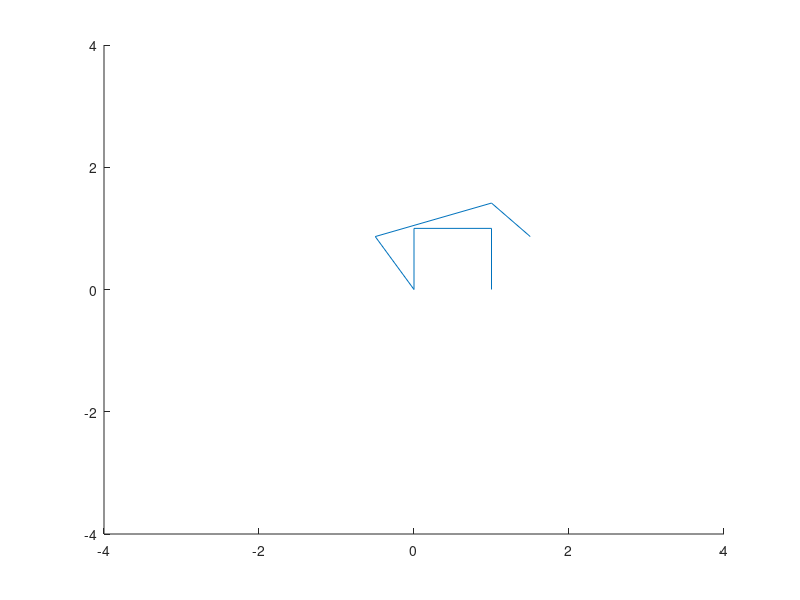

The MATLAB source for this figure:
% Initial points of the 3 arms
x = [0 0 1 1];
y = [0 1 1 0];

% Draw lines in initial positions
for i = 1 : 3
    line([x(i), x(i + 1)], [y(i), y(i + 1)]);
    axis([-4 4 -4 4]);
end

% I am assuming the reference frames' x axes along the length of
% the links for each link.
% theta = angle from old x to new x along old z axis
% but z axis is same due to planar nature of arm.

theta1 = pi / 6;
theta2 = pi / 4;
theta3 = pi / 3;

% transformation matrices
T1 = [cos(theta1) -sin(theta1) 0 0;
    sin(theta1) cos(theta1) 0 0;
    0 0 1 0;
    0 0 0 1];
T2 = [cos(theta2) -sin(theta2) 0 1;
    sin(theta2) cos(theta2) 0 0;
    0 0 1 0;
    0 0 0 1];
T3 = [cos(theta3) -sin(theta3) 0 1;
    sin(theta3) cos(theta3) 0 0;
    0 0 1 0;
    0 0 0 1];
% R = [x(2) y(2) 0] * T;
R1 = T1 * [x(2); y(2); 0; 1]; 
x(2) = R1(1);
y(2) = R1(2);
line([x(1), x(2)], [y(1), y(2)]);
% axis([-4 4 -4 4]);
R2 = T2 * [x(3); y(3); 0; 1];
x(3) = R2(1);
y(3) = R2(2);
line([x(2), x(3)], [y(2), y(3)]);
R3 = T3 * [x(4); y(4); 0; 1];
x(4) = R3(1);
y(4) = R3(2);
line([x(3), x(4)], [y(3), y(4)]);
length = (x(2) - x(3)) .^ 2 + (y(2) - y(3)) .^ 2;
disp(length);
